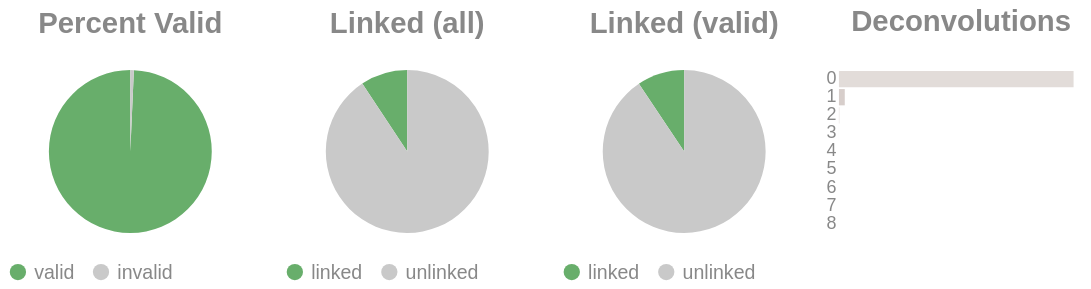

The cell this chart's notebook holds for it:
### Code cell
if SKIPLR:
    pass
else:
    clash = Counter()
    for i in valids['molecule'].to_list():
        _mol = i.split("-")
        if len(_mol) == 1:
            clash.update('0')
        else:
            clash.update(_mol[-1])

    _d = {"deconvolutions": [], 'count': []}
    for k,v in clash.items():
        _d['deconvolutions'].append(k)
        _d['count'].append(v)

    tot_valid = valids['reads'].sum()
    mask = valids['reads'] >= 2
    n_linked_reads = valids.filter(mask)['reads'].sum()
    if n_linked_reads == 0:
        print_html("No linked molecules (>=2 reads) were detected; skipping linked-only distributions.")
        SKIPLR = True
    else:
        perc_valid = round(tot_valid / n_reads, 4)
        linked_perc_abs = round(n_linked_reads / n_reads, 4)
        linked_perc = round(n_linked_reads / tot_valid, 4)

    _valid = pl.DataFrame({"valids": ['valid', 'invalid'], "count": [tot_valid, n_reads - tot_valid]})
    _linked_abs = pl.DataFrame({"linked (absolute)": ['linked', 'unlinked'], "count": [n_linked_reads, n_reads - n_linked_reads]})
    _linked_rel = pl.DataFrame({"linked (valids)": ['linked', 'unlinked'], "count": [n_linked_reads, tot_valid - n_linked_reads]})

    (
        alt.hconcat(
            piechart(_valid, goodval = 'valid', title = "Percent Valid"),
            piechart(_linked_abs, goodval = "linked", title =  "Linked (all)"),
            piechart(_linked_rel, goodval = "linked", title =  "Linked (valid)"),
            convolutionbar(pl.DataFrame(_d), title = "Deconvolutions"),
            center = True,
            bounds = 'flush'
        )
        .resolve_scale(color='independent')
        .resolve_legend('independent')
        .properties(usermeta={'embedOptions': {"actions": False}})
    ).display()

### Figure 1 — Vega-Lite specification as saved in the notebook (floating-point values rounded to 4 significant figures)
{"width": "container", "height": 400, "config": {"title": {"anchor": "start", "dy": -15, "fontSize": 18, "color": "#888888", "subtitleColor": "#888888", "subtitleFontSize": 14}, "arc": {"fill": "#0072B2"}, "axis": {"domainColor": "#888888", "domainWidth": 0.5, "gridWidth": 0.2, "grid": false, "titleFontWeight": 400, "titleFontSize": 15, "labelFontSize": 11, "labelColor": "#888888", "tickColor": "#888888", "tickWidth": 0.2, "titleColor": "#888888"}, "axisBand": {"grid": false}, "axisX": {"grid": true, "tickSize": 10, "domainCap": "round"}, "axisY": {"domain": false, "grid": true, "tickSize": 0, "domainCap": "round"}, "background": "transparent", "header": {"labelFontSize": 15, "labelColor": "#888888", "titleFontSize": 15, "titleFontWeight": 600, "titleColor": "#888888"}, "legend": {"labelFont": "sans-serif", "labelFontSize": 12, "labelColor": "#888888", "symbolSize": 100, "symbolType": "circle", "titleFontSize": 12, "titlePadding": 10, "titleColor": "#888888", "title": null}, "range": {"category": ["#E69F00", "#56B4E9", "#009E73", "#F0E442", "#0072B2", "#D55E00", "#CC79A7", "#000000"], "diverging": ["#cfe8f3", "#a2d4ec", "#73bfe2", "#46abdb", "#1696d2", "#12719e"]}, "area": {"fill": "#0072B2", "fillOpacity": 0.7, "line": true, "strokeOpacity": 0.7}, "line": {"color": "#0072B2", "stroke": "#0072B2", "strokeWidth": 2}, "trail": {"color": "#0072B2", "stroke": "#0072B2", "strokeWidth": 0, "size": 1}, "point": {"filled": true, "fillOpacity": 1.0, "size": 95}, "text": {"color": "#888888", "fontSize": 11, "align": "right", "fontWeight": 400, "size": 11}, "bar": {"fill": "#0072B2", "stroke": null}, "view": {"stroke": null, "continuousWidth": 660, "continuousHeight": 400}}, "hconcat": [{"data": {"name": "data-998f54114a2a25098f3c458e155876c1"}, "mark": {"type": "arc"}, "encoding": {"color": {"field": "valids", "legend": {"orient": "bottom", "title": null}, "scale": {"domain": ["valid", "invalid"], "range": ["#68ae6b", "#C9C9C9"]}, "title": "Valids", "type": "nominal"}, "theta": {"field": "count", "type": "quantitative"}, "tooltip": [{"field": "valids", "title": "Valids", "type": "ordinal"}, {"field": "percent", "format": ".2%", "title": "Percent", "type": "quantitative"}, {"field": "count", "title": "Count", "type": "quantitative"}]}, "height": 100, "title": {"text": "Percent Valid", "align": "center", "anchor": "middle"}, "transform": [{"calculate": "datum.count / 3136433", "as": "percent"}], "width": 150}, {"data": {"name": "data-11cd17da59437a3568d0208f1c2d5ad1"}, "mark": {"type": "arc"}, "encoding": {"color": {"field": "linked (absolute)", "legend": {"orient": "bottom", "title": null}, "scale": {"domain": ["linked", "unlinked"], "range": ["#68ae6b", "#C9C9C9"]}, "title": "Linked (Absolute)", "type": "nominal"}, "theta": {"field": "count", "type": "quantitative"}, "tooltip": [{"field": "linked (absolute)", "title": "Linked (Absolute)", "type": "ordinal"}, {"field": "percent", "format": ".2%", "title": "Percent", "type": "quantitative"}, {"field": "count", "title": "Count", "type": "quantitative"}]}, "height": 100, "title": {"text": "Linked (all)", "align": "center", "anchor": "middle"}, "transform": [{"calculate": "datum.count / 3136433", "as": "percent"}], "width": 150}, {"data": {"name": "data-53c8f462c75ec4874a256757d1ed5a6f"}, "mark": {"type": "arc"}, "encoding": {"color": {"field": "linked (valids)", "legend": {"orient": "bottom", "title": null}, "scale": {"domain": ["linked", "unlinked"], "range": ["#68ae6b", "#C9C9C9"]}, "title": "Linked (Valids)", "type": "nominal"}, "theta": {"field": "count", "type": "quantitative"}, "tooltip": [{"field": "linked (valids)", "title": "Linked (Valids)", "type": "ordinal"}, {"field": "percent", "format": ".2%", "title": "Percent", "type": "quantitative"}, {"field": "count", "title": "Count", "type": "quantitative"}]}, "height": 100, "title": {"text": "Linked (valid)", "align": "center", "anchor": "middle"}, "transform": [{"calculate": "datum.count / 3114585", "as": "percent"}], "width": 150}, {"data": {"name": "data-e2eddc91407e114f88d3b99612db6c90"}, "mark": {"type": "bar"}, "encoding": {"color": {"field": "deconvolutions", "legend": null, "scale": {"scheme": "lightgreyred"}, "type": "nominal"}, "tooltip": [{"field": "deconvolutions", "title": "Deconvolutions", "type": "ordinal"}, {"field": "percent", "format": ".2%", "title": "Percent", "type": "quantitative"}, {"field": "count", "title": "Count", "type": "quantitative"}], "x": {"axis": null, "field": "count", "type": "quantitative"}, "y": {"field": "deconvolutions", "sort": "ascending", "title": null, "type": "nominal"}}, "height": 100, "title": {"text": "Deconvolutions", "align": "center", "anchor": "middle"}, "transform": [{"calculate": "datum.count / 2955850", "as": "percent"}], "width": 150}], "bounds": "flush", "center": true, "resolve": {"legend": {"angle": "independent"}, "scale": {"color": "independent"}}, "usermeta": {"embedOptions": {"actions": false}}, "$schema": "https://vega.github.io/schema/vega-lite/v6.1.0.json", "datasets": {"data-998f54114a2a25098f3c458e155876c1": [{"valids": "valid", "count": 3114585}, {"valids": "invalid", "count": 21848}], "data-11cd17da59437a3568d0208f1c2d5ad1": [{"linked (absolute)": "linked", "count": 292251}, {"linked (absolute)": "unlinked", "count": 2844182}], "data-53c8f462c75ec4874a256757d1ed5a6f": [{"linked (valids)": "linked", "count": 292251}, {"linked (valids)": "unlinked", "count": 2822334}], "data-e2eddc91407e114f88d3b99612db6c90": [{"deconvolutions": "0", "count": 2880798}, {"deconvolutions": "1", "count": 71593}, {"deconvolutions": "2", "count": 3256}, {"deconvolutions": "3", "count": 185}, {"deconvolutions": "4", "count": 14}, {"deconvolutions": "5", "count": 1}, {"deconvolutions": "6", "count": 1}, {"deconvolutions": "7", "count": 1}, {"deconvolutions": "8", "count": 1}]}}
